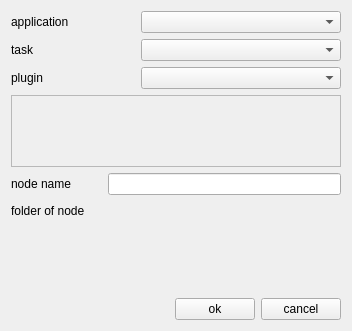
<?xml version="1.0" encoding="UTF-8"?>
<ui version="4.0">
 <class>Form</class>
 <widget class="QWidget" name="Form">
  <property name="geometry">
   <rect>
    <x>0</x>
    <y>0</y>
    <width>352</width>
    <height>331</height>
   </rect>
  </property>
  <property name="sizePolicy">
   <sizepolicy hsizetype="Minimum" vsizetype="Minimum">
    <horstretch>0</horstretch>
    <verstretch>0</verstretch>
   </sizepolicy>
  </property>
  <property name="windowTitle">
   <string>create new node</string>
  </property>
  <layout class="QGridLayout" name="gridLayout">
   <item row="0" column="0">
    <layout class="QVBoxLayout" name="newNodeVLayout">
     <item>
      <layout class="QHBoxLayout" name="hLayoutApplication">
       <item>
        <widget class="QLabel" name="labelApplication">
         <property name="text">
          <string>application</string>
         </property>
        </widget>
       </item>
       <item>
        <spacer name="horizontalSpacer1">
         <property name="orientation">
          <enum>Qt::Horizontal</enum>
         </property>
         <property name="sizeHint" stdset="0">
          <size>
           <width>40</width>
           <height>20</height>
          </size>
         </property>
        </spacer>
       </item>
       <item>
        <widget class="QComboBox" name="comboBoxApplication">
         <property name="minimumSize">
          <size>
           <width>200</width>
           <height>0</height>
          </size>
         </property>
        </widget>
       </item>
      </layout>
     </item>
     <item>
      <layout class="QHBoxLayout" name="hLayoutTask">
       <item>
        <widget class="QLabel" name="labelTask">
         <property name="text">
          <string>task</string>
         </property>
        </widget>
       </item>
       <item>
        <spacer name="horizontalSpacer">
         <property name="orientation">
          <enum>Qt::Horizontal</enum>
         </property>
         <property name="sizeHint" stdset="0">
          <size>
           <width>40</width>
           <height>20</height>
          </size>
         </property>
        </spacer>
       </item>
       <item>
        <widget class="QComboBox" name="comboBoxTask">
         <property name="minimumSize">
          <size>
           <width>200</width>
           <height>0</height>
          </size>
         </property>
        </widget>
       </item>
      </layout>
     </item>
     <item>
      <layout class="QHBoxLayout" name="hLayoutRenderManager">
       <item>
        <widget class="QLabel" name="labelRenderManager">
         <property name="text">
          <string>plugin</string>
         </property>
        </widget>
       </item>
       <item>
        <spacer name="horizontalSpacer_4">
         <property name="orientation">
          <enum>Qt::Horizontal</enum>
         </property>
         <property name="sizeHint" stdset="0">
          <size>
           <width>40</width>
           <height>20</height>
          </size>
         </property>
        </spacer>
       </item>
       <item>
        <widget class="QComboBox" name="comboBoxRenderManager">
         <property name="minimumSize">
          <size>
           <width>200</width>
           <height>0</height>
          </size>
         </property>
        </widget>
       </item>
      </layout>
     </item>
     <item>
      <layout class="QGridLayout" name="gridLayout_2">
       <item row="0" column="0">
        <widget class="QScrollArea" name="configureRenderJobScrollArea">
         <property name="widgetResizable">
          <bool>true</bool>
         </property>
         <widget class="QWidget" name="configureRenderJobArea">
          <property name="geometry">
           <rect>
            <x>0</x>
            <y>0</y>
            <width>322</width>
            <height>76</height>
           </rect>
          </property>
          <layout class="QGridLayout" name="gridLayout_3"/>
         </widget>
        </widget>
       </item>
      </layout>
     </item>
     <item>
      <layout class="QHBoxLayout" name="hLayoutName">
       <item>
        <widget class="QLabel" name="labelNodeName">
         <property name="text">
          <string>node name</string>
         </property>
        </widget>
       </item>
       <item>
        <spacer name="horizontalSpacer_2">
         <property name="orientation">
          <enum>Qt::Horizontal</enum>
         </property>
         <property name="sizeType">
          <enum>QSizePolicy::Fixed</enum>
         </property>
         <property name="sizeHint" stdset="0">
          <size>
           <width>30</width>
           <height>20</height>
          </size>
         </property>
        </spacer>
       </item>
       <item>
        <widget class="QLineEdit" name="lineEditNodeName">
         <property name="minimumSize">
          <size>
           <width>200</width>
           <height>0</height>
          </size>
         </property>
         <property name="alignment">
          <set>Qt::AlignRight|Qt::AlignTrailing|Qt::AlignVCenter</set>
         </property>
        </widget>
       </item>
      </layout>
     </item>
     <item>
      <layout class="QHBoxLayout" name="hLayoutFolder">
       <item>
        <widget class="QLabel" name="labelFolder">
         <property name="text">
          <string>folder of node</string>
         </property>
        </widget>
       </item>
       <item>
        <spacer name="horizontalSpacer_3">
         <property name="orientation">
          <enum>Qt::Horizontal</enum>
         </property>
         <property name="sizeType">
          <enum>QSizePolicy::MinimumExpanding</enum>
         </property>
         <property name="sizeHint" stdset="0">
          <size>
           <width>10</width>
           <height>20</height>
          </size>
         </property>
        </spacer>
       </item>
       <item>
        <widget class="QLabel" name="labelStatus">
         <property name="text">
          <string/>
         </property>
         <property name="alignment">
          <set>Qt::AlignRight|Qt::AlignTrailing|Qt::AlignVCenter</set>
         </property>
        </widget>
       </item>
      </layout>
     </item>
     <item>
      <spacer name="verticalSpacer">
       <property name="orientation">
        <enum>Qt::Vertical</enum>
       </property>
       <property name="sizeType">
        <enum>QSizePolicy::MinimumExpanding</enum>
       </property>
       <property name="sizeHint" stdset="0">
        <size>
         <width>20</width>
         <height>0</height>
        </size>
       </property>
      </spacer>
     </item>
     <item>
      <layout class="QHBoxLayout" name="hLayoutOkCancel">
       <item>
        <spacer name="horizontalSpacer3">
         <property name="orientation">
          <enum>Qt::Horizontal</enum>
         </property>
         <property name="sizeHint" stdset="0">
          <size>
           <width>40</width>
           <height>20</height>
          </size>
         </property>
        </spacer>
       </item>
       <item>
        <widget class="QPushButton" name="buttonOk">
         <property name="text">
          <string>ok</string>
         </property>
        </widget>
       </item>
       <item>
        <widget class="QPushButton" name="buttonCancel">
         <property name="text">
          <string>cancel</string>
         </property>
        </widget>
       </item>
      </layout>
     </item>
    </layout>
   </item>
  </layout>
 </widget>
 <resources/>
 <connections/>
</ui>
